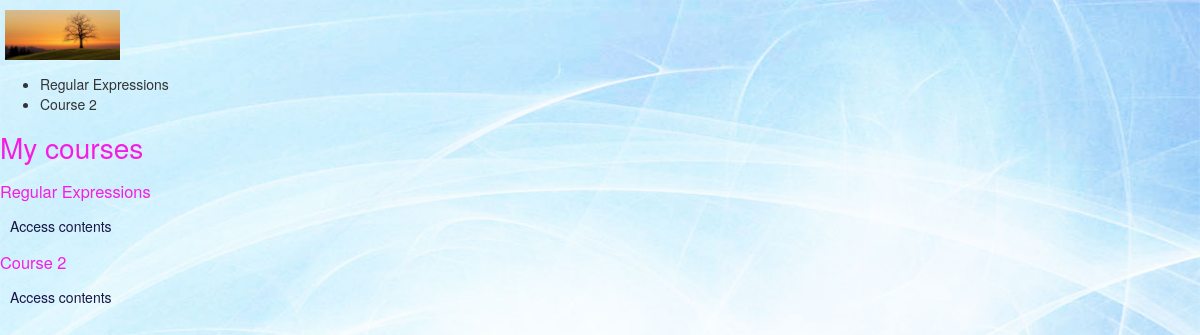
The page /students/courses/ (signed in) on the database as committed earlier.
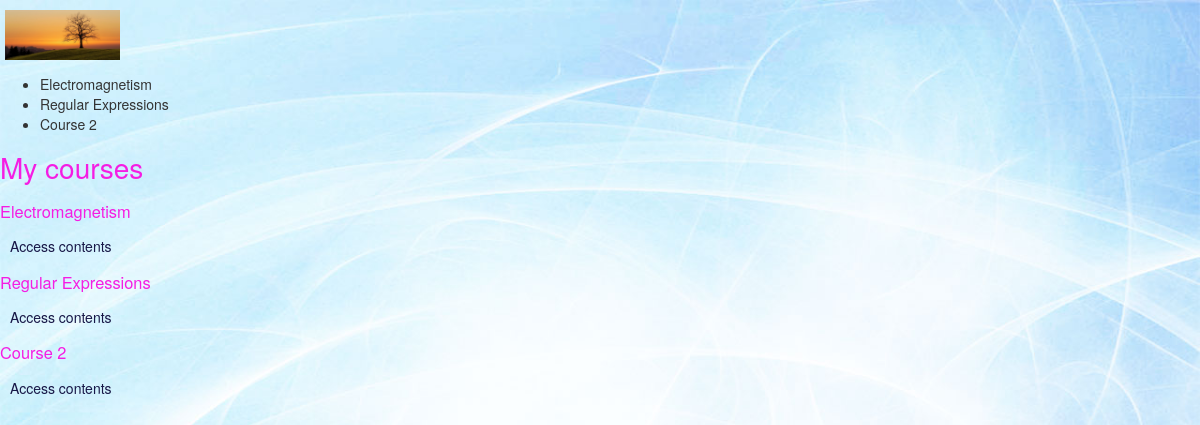
The same page on the database as committed later.
### courses/models.py (models this page shows, shortened)
class Course(models.Model):
	owner = models.ForeignKey(User, related_name='courses_created')
	subject = models.ForeignKey(Subject, related_name='courses')
	title = models.CharField(max_length=200)
	slug = models.SlugField(max_length=200, unique=True)
	overview = models.TextField()
	created = models.DateTimeField(auto_now_add=True)
	students = models.ManyToManyField(User, related_name='courses_joined', blank=True)
	class Meta:
		ordering = ('-created',)

### students/views.py (the view)
class StudentCourseListView(LoginRequiredMixin, ListView):
	model = Course
	template_name = 'students/course/list.html'
	def get_queryset(self):
		qs = super(StudentCourseListView, self).get_queryset()
		return qs.filter(students__in=[self.request.user])

### students/templates/students/course/list.html (shortened to what this page needs)
{% extends "base.html" %}
{% block content %}
<h1>My courses</h1>
<div class="module">
{% for course in object_list %}
<div class="course-info">
<h3>{{ course.title }}</h3>
<p><a href="{% url "student_course_detail" course.id %}">Access contents</a></p>
</div>
{% empty %}
<p>
You are not enrolled in any courses yet.
<a href="{% url "course_list" %}">Browse courses</a> to enroll in a course.
</p>
{% endfor %}
</div>
{% endblock %}

### courses/templates/base.html (shortened to what this page needs)
{% load staticfiles %}
<!DOCTYPE html>
<html>
<head>
<link href="{% static "css/bootstrap.css" %}" rel="stylesheet">
</head>
<body>
<div id="header">
<img class = "logo" src="{% static 'images/background2.png' %}">
<ul class="menu">
{% if request.user.is_authenticated %}
{%for course in object_list%}
<li> {{course.title}} </li>
{% endfor %}
{% else %}
<div class="sign_in_up">
<li><a href="{% url "login" %}">Sign in</a></li>
</div>
{% endif %}
</ul>
</div>
{% block content %}
{% endblock %}
</body>
</html>

Rows that differ between the two databases and show on the page:
added Course: title "Electromagnetism"
